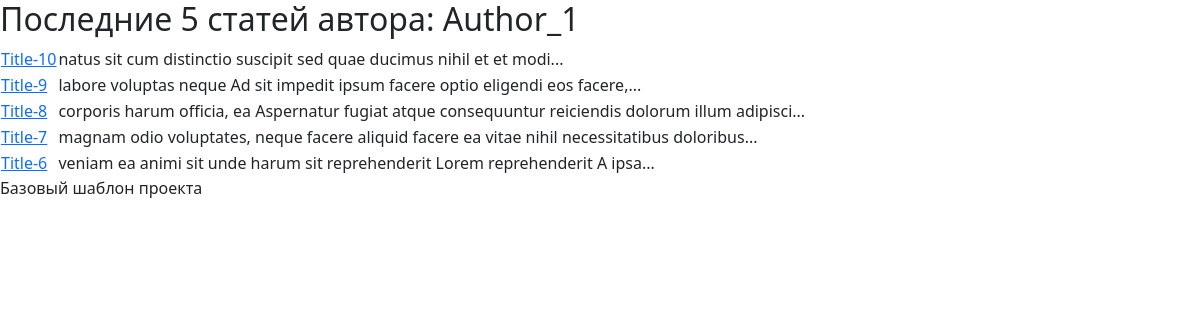
The app's page /les3/author/1/ with its own data.
### myapp3/models.py (models this page shows, shortened)
class Post(models.Model):
    title = models.CharField(max_length=100)
    content = models.TextField()
    author = models.ForeignKey(Author, on_delete=models.CASCADE)
    def get_summary(self):
        words = self.content.split()
        return f'{" ".join(words[:12])}...'

### myapp3/views.py (the view)
# urls.py: path('author/<int:author_id>/', author_posts, name='author_posts'),
def author_posts(request, author_id):
    author = get_object_or_404(Author, pk=author_id)
    posts = Post.objects.filter(author=author).order_by('-id')[:5]
    return render(request, 'myapp3/author_posts.html', {'author': author, 'posts': posts})

### myapp3/templates/myapp3/author_posts.html (shortened to what this page needs)
{% extends 'base.html' %}
{% block content %}
<h2>Последние 5 статей автора: {{ author.name }}</h2>
<table>
    {% for post in posts %}
    <tr>
        <td><a href="{% url 'post_full' post.id %}">{{ post.title }}</a>
        <td>{{ post.get_summary }}</td>
    </tr>
    {% endfor %}
</table>
{% endblock %}

### templates/base.html (shortened to what this page needs)
<!DOCTYPE html>
<html>
<head>
<link href="https://cdn.jsdelivr.net/npm/bootstrap@5.0.2/dist/css/bootstrap.min.css" rel="stylesheet">
</head>
<body>
{% block content %}{% endblock %}
<footer>Базовый шаблон проекта</footer>
</body>
</html>

### records on screen
Post: title "Title-10", get_summary "natus sit cum distinctio suscipit sed quae ducimus nihil et et modi..."
Post: title "Title-9", get_summary "labore voluptas neque Ad sit impedit ipsum facere optio eligendi eos facere,..."
Post: title "Title-8", get_summary "corporis harum officia, ea Aspernatur fugiat atque consequuntur reiciendis dolorum illum adipisci..."
Post: title "Title-7", get_summary "magnam odio voluptates, neque facere aliquid facere ea vitae nihil necessitatibus doloribus..."
Post: title "Title-6", get_summary "veniam ea animi sit unde harum sit reprehenderit Lorem reprehenderit A ipsa..."
